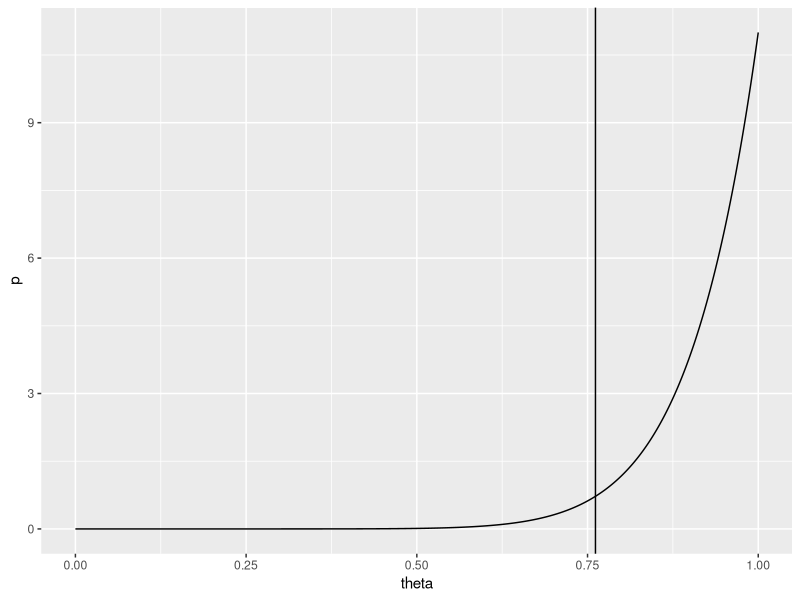
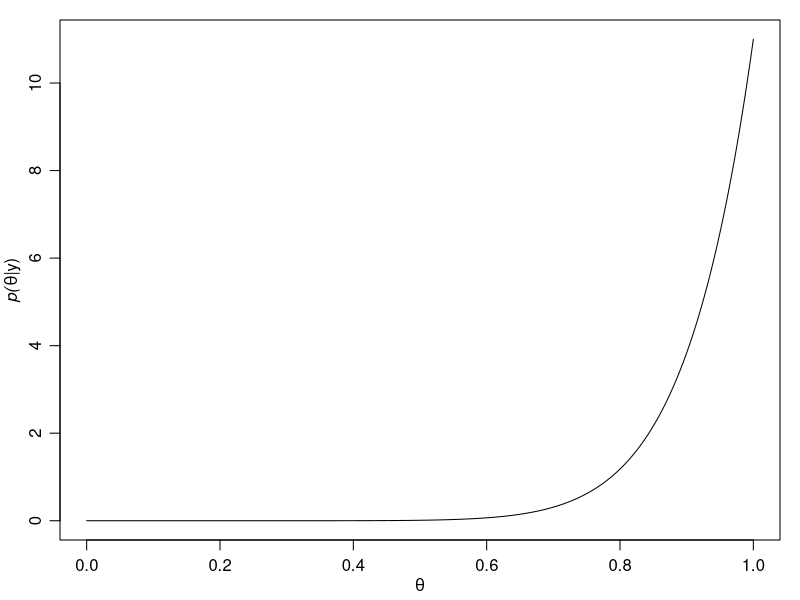
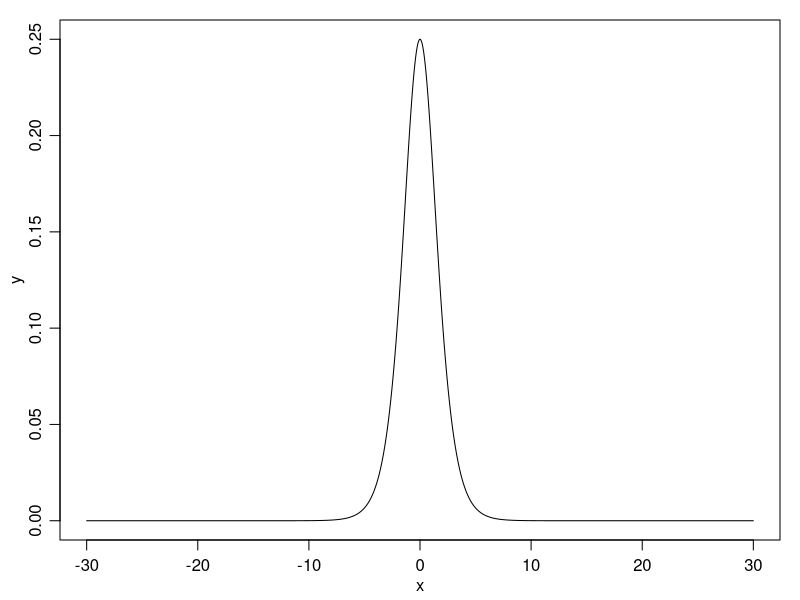

Write the R code that produced these figures, in order. (Note: this script raises an error after producing the figures.)
rm(list=ls())

library(ggplot2)
a = 1
b = 1
n = 10
y = 10
?qbeta
quantiles = data.frame(q = qbeta(c(0.025, 0.975), a + y, b + n - y));quantiles
quantiles = data.frame(q = qbeta(c(0.05), a + y, b + n - y));quantiles

#q1<-data.frame(c(0.025, 0.975));q1
 
df = data.frame(
  theta = seq(0, 1, by = 0.001),
  p = dbeta(seq(0, 1, by = 0.001), a + y, b + n - y)) 
ggplot(df, aes(x = theta, y = p)) +
  geom_line() +  geom_vline(data = quantiles, mapping = aes(xintercept = q))

####HPD

par(mar=c(3,3,1,1),mgp=c(1.75,.75,0))
theta.support<-seq(0,1,length=5000)
plot(theta.support, dbeta(theta.support, a+y, b+n-y), type="l",
     xlab=expression(theta),ylab=expression(paste(italic("p("),theta,"|y)"))) 
pth<-dbeta(theta.support, a+y, b+n-y)
ord<- order(-pth)
xpx<-cbind(theta.support[ord], pth[ord])
xpx<-cbind(xpx,cumsum(xpx[,2])/sum(xpx[,2]))

hpd<-function(x,dx,p){
  md<-x[dx==max(dx)]
  px<-dx/sum(dx)
  pxs<--sort(-px)
  ct<-min(pxs[cumsum(pxs)< p])
  list(hpdr=range(x[px>=ct]),mode=md) }

tmp<-hpd(xpx[,1],xpx[,2],.95)$hpdr;tmp


######
x<-seq(-30,30,0.01)
y<-exp(x)/(1+exp(x))^2
plot(x,y,type="l")
 
###########
###HPD check

theta.support<-seq(0,1,length=15)
plot(theta.support, dbeta(theta.support, a+y, b+n-y), type="l",
     xlab=expression(theta),ylab=expression(paste(italic("p("),theta,"|y)"))) 
pth<-dbeta(theta.support, a+y, b+n-y)
plot(theta.support,pth)
ord<- order(-pth)
#order(-theta.support)
##this is to upside the x and y coord of the curve
xpx<-cbind(theta.support[ord], pth[ord])
xpx<-cbind(xpx,cumsum(xpx[,2])/sum(xpx[,2])) ###F(X) compute gareko
#####
x<-xpx[,1]
dx<-xpx[,2]
p<-0.95 


hpd<-function(x,dx,p){
  md<-x[dx==max(dx)]
  #which.max(x)
  px<-dx/sum(dx);sum(px);sum(dx);px
  pxs<--sort(-px);head(pxs)  
  ct<-min(pxs[cumsum(pxs)< p]);ct
  list(hpdr=range(x[px>=ct]),mode=md) }
 




###########plot
tmp<-hpd(xpx[,1],xpx[,2],.5)$hpdr
lines( x=c(tmp[1],tmp[1],tmp[2],tmp[2]),
       y=dbeta(c(0,tmp[1],tmp[2],0),a+y,b+n-y)  ,col=gray(.75),lwd=2   )
tmp<-hpd(xpx[,1],xpx[,2],.75)$hpdr
lines( x=c(tmp[1],tmp[1],tmp[2],tmp[2]),
       y=dbeta(c(0,tmp[1],tmp[2],0),a+y,b+n-y)  ,col=gray(.5),lwd=2   )
tmp<-hpd(xpx[,1],xpx[,2],.95)$hpdr;tmp
lines( x=c(tmp[1],tmp[1],tmp[2],tmp[2]),
       y=dbeta(c(0,tmp[1],tmp[2],0),a+y,b+n-y)  ,col=gray(0),lwd=2   )

tmp<-qbeta( c(.025,.975), a+y,b+n-y)
lines( x=c(tmp[1],tmp[1],tmp[2],tmp[2]),
       y=dbeta(c(0,tmp[1],tmp[2],0),a+y,b+n-y)  ,col=gray(0),lwd=2 ,lty=2  )


legend(.5, 2.75, c("50% HPD","75% HPD","95% HPD","95% quantile-based"), 
       col=c(gray(.75),gray(.5),
             gray(0),gray(0)),lty=c(1,1,1,2),lwd=c(2,2,2,2),
       bty="n")








######
?ggplot
#pdf("fig3_2.pdf",family="Times",height=3.5,width=7)
par(mar=c(3,3,1,1),mgp=c(1.75,.75,0))
par(mfrow=c(1,2))

n<-10
theta<-.2
plot(0:n,dbinom(0:n,n,theta), type="h",lwd=2,xlab=expression(italic(y)),
    ylab=expression(paste("Pr(",italic("Y=y"),"|",theta==.2,italic(", n="),"10)",sep="")))
#MTEXT(EXpression(
#   italic(paste("n=",10,", ",theta==0.2))),side=3,cex=.8)
n<-10
theta<-.8
plot(0:n,dbinom(0:n,n,theta), type="h",lwd=2,xlab=expression(italic(y)),
    ylab=expression(paste("Pr(",italic("Y=y"),"|",theta==.8,italic(", n="),"10)",sep="")))
#mtext(expression(
#   italic(paste("n=",10,", ",theta==0.8))),side=3,cex=.8)
#dev.off()
######

######
#pdf("fig3_3.pdf",family="Times",height=3.5,width=7)
par(mar=c(3,3,1,1),mgp=c(1.75,.75,0))
par(mfrow=c(1,2))

n<-100
theta<-.2
plot(0:n,dbinom(0:n,n,theta), type="h",lwd=2,xlab=expression(italic(y)),
    ylab=expression(paste("Pr(",italic("Y=y"),"|",theta==.2,italic(", n="),"100)",sep="")))

n<-100
theta<-.8
plot(0:n,dbinom(0:n,n,theta), type="h",lwd=2,xlab=expression(italic(y)),
    ylab=expression(paste("Pr(",italic("Y=y"),"|",theta==.8,italic(", n="),"100)",sep="")))
#dev.off()
######

######
#pdf("fig3_4.pdf",family="Times",height=4.4,width=7)
par(mar=c(3,3,1,1),mgp=c(1.75,.75,0),oma=c(0,0,.5,0))
par(mfrow=c(2,2))
theta<-seq(0,1,length=100)
a<-1; b<-1
n<-10 ; y<-10
plot(theta,dbeta(theta,a+y,b+n-y),type="l",ylab=
 expression(paste(italic("p("),theta,"|y)",sep="")), xlab=expression(theta), 
 lwd=2)
mtext(expression(paste("beta(1,1) prior,  ", italic("n"),"=5  ",italic(sum(y[i])),"=1",sep="")), side=3,line=.1)
#abline(v=c((a+y-1)/(a+b+n-2),(a+y)/(a+b+n)),col=c("black","gray"),lty=c(2,2))
lines(theta,dbeta(theta,a,b),type="l",col="gray",lwd=2)
legend(.45,2.4,legend=c("prior","posterior"),lwd=c(2,2),col=c("gray","black"), bty="n")

a<-3; b<-2
n<-5 ; y<-1
plot(theta,dbeta(theta,a+y,b+n-y),type="l",ylab=
 expression(paste(italic("p("),theta,"|y)",sep="")), xlab=expression(theta), 
 lwd=2)
#   expression(italic(paste("p(",theta,"|y)",sep=""))), xlab=expression(theta),lwd=2)
mtext(expression(paste("beta(3,2) prior,  ", italic("n"),"=5  ",italic(sum(y[i])),"=1",sep="")), side=3,line=.1)
#abline(v=c((a+y-1)/(a+b+n-2), (a+y)/(a+b+n)) , col=c("green","red") )
lines(theta,dbeta(theta,a,b),type="l",col="gray",lwd=2)
legend(.45,2.4,legend=c("prior","posterior"),lwd=c(2,2),col=c("gray","black"), bty="n")


a<-1 ; b<-1
n<-100; y<-20
plot(theta,dbeta(theta,a+y,b+n-y),type="l",ylab=
 expression(paste(italic("p("),theta,"|y)",sep="")), xlab=expression(theta), 
 lwd=2)
#    expression(italic(paste("p(",theta,"|y)",sep=""))),    xlab=expression(theta),lwd=2)
mtext(expression(paste("beta(1,1) prior,  ", italic("n"),"=100  ",italic(sum(y[i])),"=20",sep="")), side=3,line=.1)
#abline(v=c((a+y-1)/(a+b+n-2), (a+y)/(a+b+n)) , col=c("green","red") )
lines(theta,dbeta(theta,a,b),type="l",col="gray",lwd=2)

a<-3 ; b<-2
n<-100; y<-20
plot(theta,dbeta(theta,a+y,b+n-y),type="l",ylab=
 expression(paste(italic("p("),theta,"|y)",sep="")), xlab=expression(theta), 
 lwd=2)
#    expression(italic(paste("p(",theta,"|y)",sep=""))),xlab=expression(theta),
#    lwd=2)
mtext(expression(paste("beta(3,2) prior,  ", italic("n"),"=100  ",italic(sum(y[i])),"=20",sep="")), side=3,line=.1)
#abline(v=c((a+y-1)/(a+b+n-2), (a+y)/(a+b+n)) , col=c("green","red") )
lines(theta,dbeta(theta,a,b),type="l",col="gray",lwd=2)

#dev.off()
######








######
#pdf("fig3_5.pdf",family="Times",height=3.5,width=7)
par(mar=c(3,3,1,1),mgp=c(1.75,.75,0))

a<-1  ; b<-1   #prior
n<-10 ; y<-10   #data
theta.support<-seq(0,1,length=100)
plot(theta.support, dbeta(theta.support, a+y, b+n-y), type="l",
   xlab=expression(theta),ylab=expression(paste(italic("p("),theta,"|y)"))) 
abline(v=qbeta( c(.025,.975), a+y,b+n-y))
#dev.off()
######

######
#pdf("fig3_6.pdf",family="Times",height=3.5,width=7)
par(mar=c(3,3,1,1),mgp=c(1.75,.75,0))

theta.support<-seq(0,1,length=5000)
plot(theta.support, dbeta(theta.support, a+y, b+n-y), type="l",
     xlab=expression(theta),ylab=expression(paste(italic("p("),theta,"|y)"))) 
xpth<-dbeta(theta.support, a+y, b+n-y)
ord<- order(-pth)
xpx<-cbind(theta.support[ord], pth[ord])
xpx<-cbind(xpx,cumsum(xpx[,2])/sum(xpx[,2]))

hpd<-function(x,dx,p){
md<-x[dx==max(dx)]
px<-dx/sum(dx)
pxs<--sort(-px)
ct<-min(pxs[cumsum(pxs)< p])
list(hpdr=range(x[px>=ct]),mode=md) }

tmp<-hpd(xpx[,1],xpx[,2],.75)$hpdr


tmp<-hpd(xpx[,1],xpx[,2],.5)$hpdr
lines( x=c(tmp[1],tmp[1],tmp[2],tmp[2]),
       y=dbeta(c(0,tmp[1],tmp[2],0),a+y,b+n-y)  ,col=gray(.75),lwd=2   )
tmp<-hpd(xpx[,1],xpx[,2],.75)$hpdr
lines( x=c(tmp[1],tmp[1],tmp[2],tmp[2]),
       y=dbeta(c(0,tmp[1],tmp[2],0),a+y,b+n-y)  ,col=gray(.5),lwd=2   )
tmp<-hpd(xpx[,1],xpx[,2],.95)$hpdr
lines( x=c(tmp[1],tmp[1],tmp[2],tmp[2]),
       y=dbeta(c(0,tmp[1],tmp[2],0),a+y,b+n-y)  ,col=gray(0),lwd=2   )

tmp<-qbeta( c(.025,.975), a+y,b+n-y)
lines( x=c(tmp[1],tmp[1],tmp[2],tmp[2]),
       y=dbeta(c(0,tmp[1],tmp[2],0),a+y,b+n-y)  ,col=gray(0),lwd=2 ,lty=2  )


legend(.5, 2.75, c("50% HPD","75% HPD","95% HPD","95% quantile-based"), 
     col=c(gray(.75),gray(.5),
    gray(0),gray(0)),lty=c(1,1,1,2),lwd=c(2,2,2,2),
        bty="n")

#dev.off()
######

######
#pdf("fig3_7.pdf",family="Times",height=3.5,width=7)
#source("/Users/hoff/Work/Datasets/GSS/alldata.r")

par(mar=c(3,3,1,1),mgp=c(1.75,.75,0))
par(mfrow=c(1,2))

#CHILDS<-Y$CHILDS[Y$FEMALE==1 &  Y$YEAR==1998 & Y$AGE>=40]
#CHILDS<-Y$CHILDS[Y$FEMALE==1 &  Y$YEAR==1996 & Y$AGE==40 & !is.na(Y$DEG)]
CHILDS<-Y$CHILDS[Y$FEMALE==1&Y$YEAR==1998 & Y$AGE>=40 & Y$AGE<50 & !is.na(Y$DEG)]
CHILDS<-Y$CHILDS[Y$FEMALE==1 & Y$YEAR>=1990 & Y$AGE==40 & !is.na(Y$DEG)]
CHILDS<-CHILDS[!is.na(CHILDS)]
ecdf<-(table(c(CHILDS,0:8))-1 )/sum(table(CHILDS))
plot(0:8+.1,ecdf,type="h",lwd=5,xlab="number of children", 
     ylab=expression(paste("Pr(",italic(Y[i]==y[i]),")",sep="")),col="gray")
points(0:8-.1, dpois(0:8,mean(CHILDS,na.rm=T)),lwd=5,col="black",type="h")

legend(2.25,.31,
     legend=c("Poisson model","empirical distribution"),lwd=c(2,2),col=
       c("black","gray"),bty="n",cex=.75)

#ys<-NULL
#for(ns in 1:10000) { ys<-c(ys,sum(sample(CHILDS,10,replace=T),na.rm=T)) }
#plot(0:52-.1, (table(c(ys,0:52))-1)/10000,type="h",lwd=3 )
plot(0:52,dpois(0:52,10*mean(CHILDS)),lwd=3,col="black",type="h",
     xlab="number of children", 
     ylab=expression(paste("Pr(",italic(sum(Y[i])==y),"|",theta==1.83,")",sep="")))

#dev.off()




###### 
y2<-Y$CHILDS[Y$FEMALE==1 &  Y$YEAR>=1990  & Y$AGE==40 & Y$DEG>=3 ]
y1<-Y$CHILDS[Y$FEMALE==1 &  Y$YEAR>=1990  & Y$AGE==40 & Y$DEG<3 ]



y2<-y2[!is.na(y2)]
y1<-y1[!is.na(y1)]

#pdf("fig3_9.pdf",family="Times",height=3.5,width=7)
par(mar=c(3,3,1,1),mgp=c(1.75,.75,0))
par(mfrow=c(1,2))

set.seed(1) 
n1<-length(y1) ; n2<-length(y2)
s1<-sum(y1)
s2<-sum(y2)

par(mfrow=c(1,2),mar=c(3,3,1,1),mgp=c(1.75,.75,0))
plot(table(y1), type="h",xlab=expression(italic(y)),ylab=expression(italic(n[1](y))),col=gray(.5) ,lwd=3)
mtext("Less than bachelor's",side=3)
plot(table(y2), type="h",xlab=expression(italic(y)),ylab=expression(italic(n[2](y))),col=gray(0),lwd=3)
mtext("Bachelor's or higher",side=3,lwd=3)
#dev.off()
######

######
#pdf("fig3_10.pdf",family="Times",height=3.5,width=7)
par(mar=c(3,3,1,1),mgp=c(1.75,.75,0))
par(mfrow=c(1,2))
a<-2
b<-1
xtheta<-seq(0,5,length=1000)
plot(xtheta,dgamma(xtheta,a+s1,b+n1),type="l",col=gray(.5),xlab=expression(theta),
  ylab=expression(paste(italic("p("),theta,"|",y[1],"...",y[n],")",sep="")))
lines(xtheta,dgamma(xtheta,a+s2,b+n2),col=gray(0),lwd=2)
lines(xtheta,dgamma(xtheta,a,b),type="l",lty=2,lwd=2)
abline(h=0,col="black")
#dev.off()
#pdf("fig4_6.pdf",family="Times",height=3,width=6)
#par(mar=c(3,3,1,1),mgp=c(1.75,.75,0))
#par(mfrow=c(1,2))
y<-(0:12)
plot(y-.1, dnbinom(y, size=(a+s1), mu=(a+s1)/(b+n1)) , col=gray(.5) ,type="h",
ylab=expression(paste(italic("p("),y[n+1],"|",y[1],"...",y[n],")",sep="")), 
   xlab=expression(italic(y[n+1])),ylim=c(0,.35),lwd=3)
points(y+.1, dnbinom(y, size=(a+s2), mu=(a+s2)/(b+n2)) , col=gray(0) ,type="h",lwd=3)
legend(1,.375,legend=c("Less than bachelor's","Bachelor's or higher"),bty="n",
  lwd=c(3,3),col=c(gray(.5),gray(0)))
#dev.off()
######





a<-2 ; b<-1
n1<-length(y1) ; s1<-sum(y1)
n2<-length(y2) ; s2<-sum(y2)


a<-2 ; b<-1          # prior parameters
n1<-111 ; s1<-217    # data in group 1
n2<-44  ; s2<-66     # data in group 2


(a+s1)/(b+n1)        # posterior mean 
(a+s1-1)/(b+n1)      # posterior mode
qgamma( c(.025,.975),a+s1,b+n1)   # posterior 95% CI

(a+s2)/(b+n2)
(a+s2-1)/(b+n2)
qgamma( c(.025,.975),a+s2,b+n2)


th1_mc<-rgamma(100000,a+s1,b+n1)

th2_mc<-rgamma(100000,a+s2,b+n2)

mean(th1_mc>th2_mc)

y1_mc<-rpois(1000000,th1_mc)
y2_mc<-rpois(1000000,th2_mc)
mean(y1_mc>y2_mc)
mean(y1_mc>=y2_mc)
mean(y1_mc==y2_mc)


options(width=60)

y<- 0:10

dnbinom(y, size=(a+s1), mu=(a+s1)/(b+n1))

dnbinom(y, size=(a+s2), mu=(a+s2)/(b+n2))


#################3
a<-1 ; b<-1
n<-10; y<-10
plot(theta,dbeta(theta,a+y,b+n-y),type="l",ylab=
       expression(paste(italic("p("),theta,"|y)",sep="")), xlab=expression(theta), 
     lwd=2)
#    expression(italic(paste("p(",theta,"|y)",sep=""))),    xlab=expression(theta),lwd=2)
mtext(expression(paste("beta(1,1) prior,  ", italic("n"),"=100  ",italic(sum(y[i])),"=20",sep="")), side=3,line=.1)
#abline(v=c((a+y-1)/(a+b+n-2), (a+y)/(a+b+n)) , col=c("green","red") )
lines(theta,dbeta(theta,a,b),type="l",col="gray",lwd=2)

